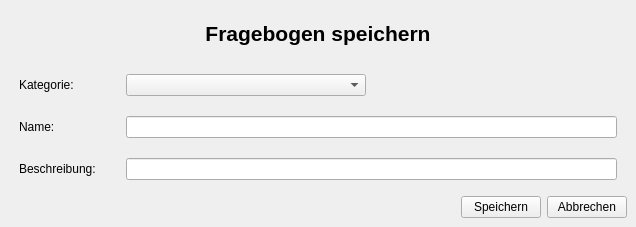
<?xml version="1.0" encoding="UTF-8"?>
<ui version="4.0">
 <class>MainWindow</class>
 <widget class="QMainWindow" name="MainWindow">
  <property name="geometry">
   <rect>
    <x>0</x>
    <y>0</y>
    <width>636</width>
    <height>227</height>
   </rect>
  </property>
  <property name="minimumSize">
   <size>
    <width>636</width>
    <height>227</height>
   </size>
  </property>
  <property name="maximumSize">
   <size>
    <width>636</width>
    <height>227</height>
   </size>
  </property>
  <property name="windowTitle">
   <string>physioForms - Fragebogen speichern</string>
  </property>
  <property name="styleSheet">
   <string notr="true"/>
  </property>
  <widget class="QWidget" name="centralwidget">
   <layout class="QGridLayout" name="gridLayout">
    <item row="0" column="0">
     <widget class="QLabel" name="label">
      <property name="font">
       <font>
        <family>MS Shell Dlg 2</family>
        <pointsize>16</pointsize>
        <weight>75</weight>
        <bold>true</bold>
       </font>
      </property>
      <property name="text">
       <string>Fragebogen speichern</string>
      </property>
      <property name="scaledContents">
       <bool>false</bool>
      </property>
      <property name="alignment">
       <set>Qt::AlignCenter</set>
      </property>
     </widget>
    </item>
    <item row="1" column="0">
     <layout class="QFormLayout" name="formLayout">
      <property name="sizeConstraint">
       <enum>QLayout::SetDefaultConstraint</enum>
      </property>
      <property name="fieldGrowthPolicy">
       <enum>QFormLayout::ExpandingFieldsGrow</enum>
      </property>
      <property name="rowWrapPolicy">
       <enum>QFormLayout::DontWrapRows</enum>
      </property>
      <property name="labelAlignment">
       <set>Qt::AlignLeading|Qt::AlignLeft|Qt::AlignVCenter</set>
      </property>
      <property name="formAlignment">
       <set>Qt::AlignLeading|Qt::AlignLeft|Qt::AlignTop</set>
      </property>
      <property name="horizontalSpacing">
       <number>30</number>
      </property>
      <property name="verticalSpacing">
       <number>20</number>
      </property>
      <property name="leftMargin">
       <number>10</number>
      </property>
      <property name="topMargin">
       <number>10</number>
      </property>
      <property name="rightMargin">
       <number>10</number>
      </property>
      <property name="bottomMargin">
       <number>10</number>
      </property>
      <item row="0" column="0">
       <widget class="QLabel" name="label_2">
        <property name="text">
         <string>Kategorie:</string>
        </property>
       </widget>
      </item>
      <item row="0" column="1">
       <widget class="QComboBox" name="comboBox_kategorie">
        <property name="minimumSize">
         <size>
          <width>240</width>
          <height>0</height>
         </size>
        </property>
        <property name="maximumSize">
         <size>
          <width>167772</width>
          <height>167772</height>
         </size>
        </property>
       </widget>
      </item>
      <item row="1" column="0">
       <widget class="QLabel" name="label_3">
        <property name="text">
         <string>Name:</string>
        </property>
       </widget>
      </item>
      <item row="1" column="1">
       <widget class="QLineEdit" name="lineEdit_name"/>
      </item>
      <item row="2" column="0">
       <widget class="QLabel" name="label_4">
        <property name="text">
         <string>Beschreibung:</string>
        </property>
       </widget>
      </item>
      <item row="2" column="1">
       <widget class="QLineEdit" name="lineEdit_beschreibung"/>
      </item>
     </layout>
    </item>
    <item row="2" column="0">
     <layout class="QHBoxLayout" name="horizontalLayout">
      <item>
       <spacer name="horizontalSpacer">
        <property name="orientation">
         <enum>Qt::Horizontal</enum>
        </property>
        <property name="sizeHint" stdset="0">
         <size>
          <width>40</width>
          <height>20</height>
         </size>
        </property>
       </spacer>
      </item>
      <item>
       <widget class="QPushButton" name="speicherButton">
        <property name="text">
         <string>Speichern</string>
        </property>
       </widget>
      </item>
      <item>
       <widget class="QPushButton" name="abbrechButton">
        <property name="text">
         <string>Abbrechen</string>
        </property>
       </widget>
      </item>
     </layout>
    </item>
   </layout>
  </widget>
 </widget>
 <resources/>
 <connections/>
</ui>
